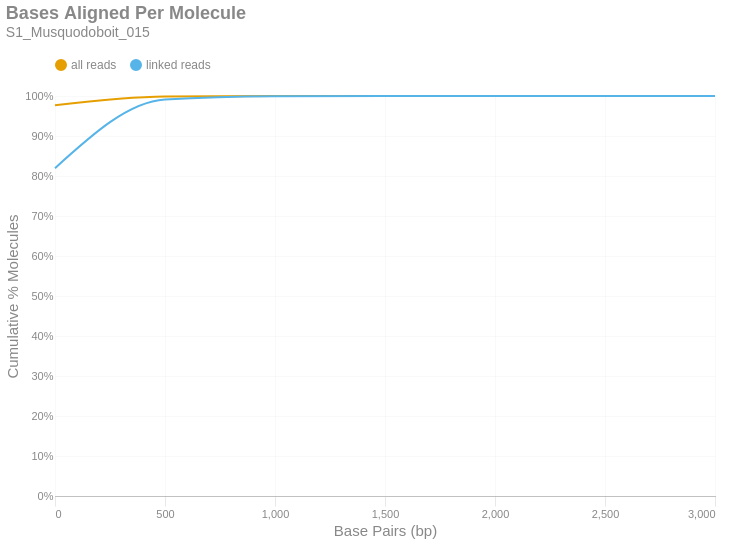

Here is the notebook cell this chart was saved with:
### Markdown cell above
### Bases Aligned Per Molecule
This is a cumulative frequency distribution showing the number of base pairs aligned per unique molecule. These data are shown in 500 bp bins. There are two distributions: one with `all reads` (yellow) and another with only `linked reads` (blue). The percent of molecules in the `linked reads` distribution is relative to the total number of linked molecules.

### Code cell
if SKIPLR:
    print_html(f"Skipped")
else:
    binned_df = consolidated_hist(valids['aligned_bp'], mask, 500, True)
    with SafeRender(binned_df):
        (
            density_plot(binned_df, 'Bases Aligned Per Molecule', samplename, 'basesper')
            .encode(
                x=alt.X('bin:Q', title="Base Pairs (bp)").axis(tickMinStep=500).scale(padding=0),
                y=alt.Y('value:Q', title='Cumulative % Molecules')
                    .axis(format='%')
                    .scale(domain = [0,1])
                    .stack(False),
                color=alt.Color("key:N").scale(domain = ["all reads", "linked reads"]),
                tooltip = [
                    alt.Tooltip("key:N", title = "Data Type"),
                    alt.Tooltip("range_label:N", title="Bases Aligned Per Molecule"),
                    alt.Tooltip("value:Q", format = ".2%", title="% Molecules (Cum.)")
                ]
            )
        ).display()

### Figure 1 — Vega-Lite specification as saved in the notebook (floating-point values rounded to 4 significant figures)
{"width": "container", "height": 400, "config": {"title": {"anchor": "start", "dy": -15, "fontSize": 18, "color": "#888888", "subtitleColor": "#888888", "subtitleFontSize": 14}, "arc": {"fill": "#0072B2"}, "axis": {"domainColor": "#888888", "domainWidth": 0.5, "gridWidth": 0.2, "grid": false, "titleFontWeight": 400, "titleFontSize": 15, "labelFontSize": 11, "labelColor": "#888888", "tickColor": "#888888", "tickWidth": 0.2, "titleColor": "#888888"}, "axisBand": {"grid": false}, "axisX": {"grid": true, "tickSize": 10, "domainCap": "round"}, "axisY": {"domain": false, "grid": true, "tickSize": 0, "domainCap": "round"}, "background": "transparent", "header": {"labelFontSize": 15, "labelColor": "#888888", "titleFontSize": 15, "titleFontWeight": 600, "titleColor": "#888888"}, "legend": {"labelFont": "sans-serif", "labelFontSize": 12, "labelColor": "#888888", "symbolSize": 100, "symbolType": "circle", "titleFontSize": 12, "titlePadding": 10, "titleColor": "#888888", "title": null, "orient": "top"}, "range": {"category": ["#E69F00", "#56B4E9", "#009E73", "#F0E442", "#0072B2", "#D55E00", "#CC79A7", "#000000"], "diverging": ["#cfe8f3", "#a2d4ec", "#73bfe2", "#46abdb", "#1696d2", "#12719e"]}, "area": {"fill": "#0072B2", "fillOpacity": 0.7, "line": true, "strokeOpacity": 0.7}, "line": {"color": "#0072B2", "stroke": "#0072B2", "strokeWidth": 2}, "trail": {"color": "#0072B2", "stroke": "#0072B2", "strokeWidth": 0, "size": 1}, "point": {"filled": true, "fillOpacity": 1.0, "size": 95}, "text": {"color": "#888888", "fontSize": 11, "align": "right", "fontWeight": 400, "size": 11}, "bar": {"fill": "#0072B2", "stroke": null}, "view": {"stroke": null, "continuousWidth": 660, "continuousHeight": 400}}, "data": {"name": "data-9f665e44609a082f3ee9c888928c24ea"}, "mark": {"type": "line", "interpolate": "monotone", "point": {"opacity": 0, "size": 275}}, "encoding": {"color": {"field": "key", "scale": {"domain": ["all reads", "linked reads"]}, "type": "nominal"}, "tooltip": [{"field": "key", "title": "Data Type", "type": "nominal"}, {"field": "range_label", "title": "Bases Aligned Per Molecule", "type": "nominal"}, {"field": "value", "format": ".2%", "title": "% Molecules (Cum.)", "type": "quantitative"}], "x": {"axis": {"tickMinStep": 500}, "field": "bin", "scale": {"padding": 0}, "title": "Base Pairs (bp)", "type": "quantitative"}, "y": {"axis": {"format": "%"}, "field": "value", "scale": {"domain": [0, 1]}, "stack": false, "title": "Cumulative % Molecules", "type": "quantitative"}}, "params": [{"name": "param_c36ac31b6afebe62", "select": {"type": "point", "fields": ["key"]}, "bind": "legend"}], "title": {"text": "Bases Aligned Per Molecule", "subtitle": "S1_Musquodoboit_015"}, "transform": [{"fold": ["all reads (cumsum)", "linked reads (cumsum)"]}, {"calculate": "replace(datum.key, ' (cumsum)', '')", "as": "key"}, {"filter": {"param": "param_c36ac31b6afebe62"}}], "usermeta": {"embedOptions": {"downloadFileName": "S1_Musquodoboit_015.basesper"}}, "$schema": "https://vega.github.io/schema/vega-lite/v6.1.0.json", "datasets": {"data-9f665e44609a082f3ee9c888928c24ea": [{"bin": "0.0", "interval": "0.0-500.0", "all reads": 0.9768, "linked reads": 0.8197, "all reads (cumsum)": 0.9768, "linked reads (cumsum)": 0.8197, "range_label": "0-499"}, {"bin": "500.0", "interval": "500.0-1000.0", "all reads": 0.02205, "linked reads": 0.1715, "all reads (cumsum)": 0.9989, "linked reads (cumsum)": 0.9912, "range_label": "500-999"}, {"bin": "1000.0", "interval": "1000.0-1500.0", "all reads": 0.001038, "linked reads": 0.008145, "all reads (cumsum)": 0.9999, "linked reads (cumsum)": 0.9993, "range_label": "1000-1499"}, {"bin": "1500.0", "interval": "1500.0-2000.0", "all reads": 7.102e-05, "linked reads": 0.0005673, "all reads (cumsum)": 1.0, "linked reads (cumsum)": 0.9999, "range_label": "1500-1999"}, {"bin": "2000.0", "interval": "2000.0-2500.0", "all reads": 8.19e-06, "linked reads": 6.574e-05, "all reads (cumsum)": 1.0, "linked reads (cumsum)": 1.0, "range_label": "2000-2499"}, {"bin": "2500.0", "interval": "2500.0-3000.0", "all reads": 1.795e-06, "linked reads": 1.441e-05, "all reads (cumsum)": 1.0, "linked reads (cumsum)": 1.0, "range_label": "2500-2999"}, {"bin": "3000.0", "interval": "3000.0-3500.0", "all reads": 3.366e-07, "linked reads": 2.702e-06, "all reads (cumsum)": 1.0, "linked reads (cumsum)": 1.0, "range_label": "3000-3499"}]}}
